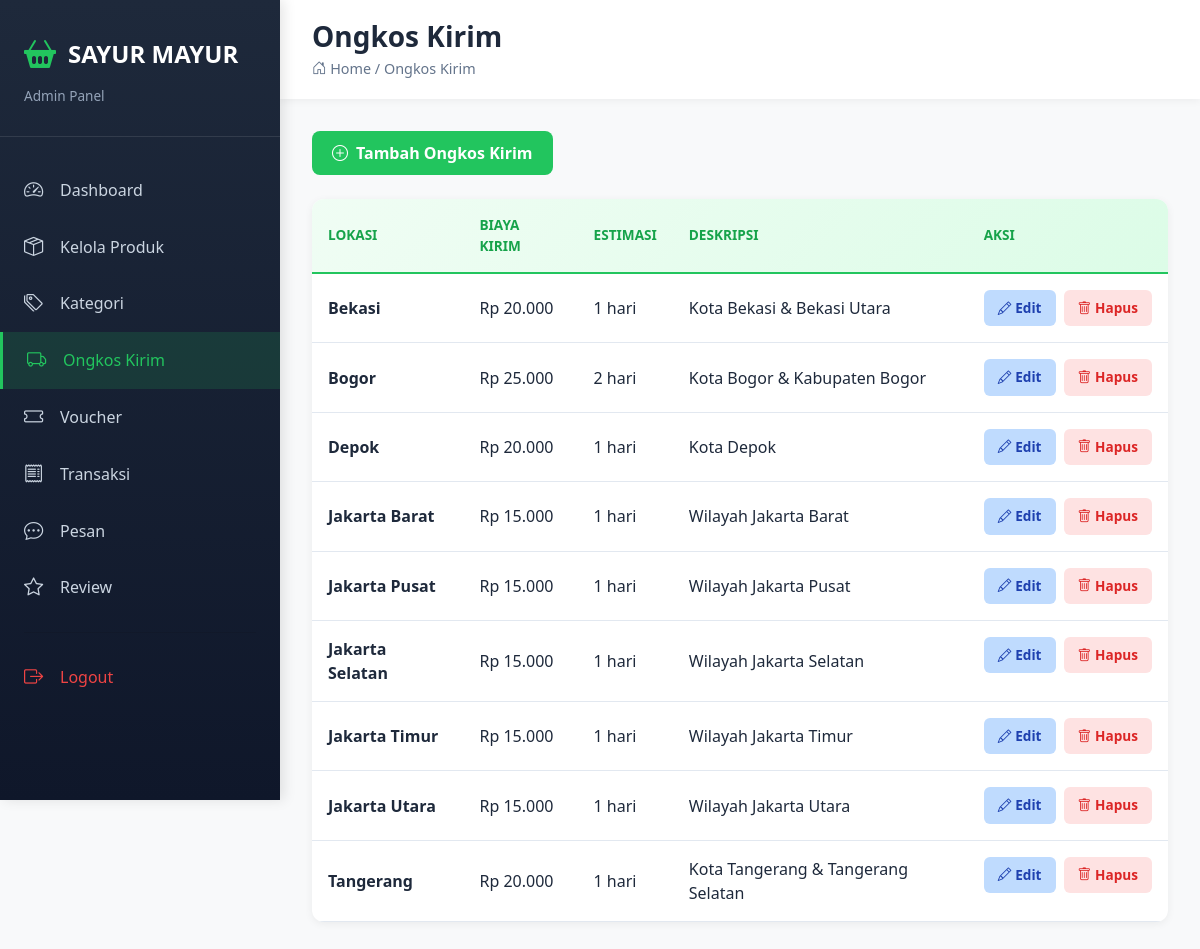
Screenshot of /admin/pages/ongkos-kirim/index.php (signed in) with the database file from the repository.
### tables this page shows
CREATE TABLE IF NOT EXISTS `ongkos_kirim` (
  `id` int(11) NOT NULL AUTO_INCREMENT,
  `lokasi` varchar(100) NOT NULL UNIQUE,
  `biaya` decimal(10,2) NOT NULL,
  `deskripsi` text,
  `estimasi_hari` int(11) DEFAULT 1,
  `aktif` tinyint(1) DEFAULT 1,
  `created_at` timestamp NOT NULL DEFAULT CURRENT_TIMESTAMP,
  `updated_at` timestamp NOT NULL DEFAULT CURRENT_TIMESTAMP ON UPDATE CURRENT_TIMESTAMP,
  PRIMARY KEY (`id`),
  KEY `idx_aktif` (`aktif`)
);

### config/routes.php (called while the page is built)
<?php
return [
    'dashboard' => 'admin/pages/dashboard/dashboard.php',
    'login' => 'admin/login.php',
    'logout' => 'admin/logout.php',
    'kategori.index' => 'admin/pages/kategori/index.php',
    'kategori.create' => 'admin/pages/kategori/create.php',
    'kategori.edit' => 'admin/pages/kategori/edit.php',
    'kategori.delete' => 'admin/pages/kategori/delete.php',
    'ongkos-kirim.index' => 'admin/pages/ongkos-kirim/index.php',
    'ongkos-kirim.create' => 'admin/pages/ongkos-kirim/create.php',
    'ongkos-kirim.edit' => 'admin/pages/ongkos-kirim/edit.php',
    'ongkos-kirim.delete' => 'admin/pages/ongkos-kirim/delete.php',
    'voucher.index' => 'admin/pages/voucher/index.php',
    'voucher.create' => 'admin/pages/voucher/create.php',
    'voucher.edit' => 'admin/pages/voucher/edit.php',
    'voucher.delete' => 'admin/pages/voucher/delete.php',
    'products.index' => 'admin/pages/products/index.php',
    'products.create' => 'admin/pages/products/create.php',
    'products.edit' => 'admin/pages/products/edit.php',
    'products.delete' => 'admin/pages/products/delete.php',
    'products.reviews' => 'admin/pages/products/reviews.php',
    'transactions.index' => 'admin/pages/transactions/index.php',
    'transactions.detail' => 'admin/pages/transactions/detail.php',
    'transactions.invoice' => 'admin/pages/transactions/invoice.php',
    'review.index' => 'admin/messages/index.php',
];

### helpers/RouteHelper.php (called while the page is built, shortened)
<?php
function route($routeName, $params = [])
{
    static $routes = null;
    if ($routes === null) {
        $routes = require __DIR__ . '/../config/routes.php';
    }
    $path = $routes[$routeName];
    $basePath = '/sayur_mayur_app/';
    if (strpos($path, '/') !== 0) {
        $path = '/' . $path;
    }
    $path = $basePath . ltrim($path, '/');
    if (!empty($params)) {
        $queryString = http_build_query($params);
        $path .= '?' . $queryString;
    }
    return $path;
}

### config/functions.php (called while the page is built, shortened)
<?php
function formatRupiah($angka) {
    return 'Rp ' . number_format($angka, 0, ',', '.');
}

### admin/pages/ongkos-kirim/index.php (the view, shortened to what this page needs)
<?php
include '../../../config/koneksi.php';
include '../../../config/functions.php';
require_once '../../../helpers/RouteHelper.php';
$ongkos_list = mysqli_query($conn, "SELECT * FROM ongkos_kirim ORDER BY lokasi ASC");
?>
<!DOCTYPE html>
<html lang="id">
<head>
    <link href="https://cdn.jsdelivr.net/npm/bootstrap@5.3.3/dist/css/bootstrap.min.css" rel="stylesheet">
    <link rel="stylesheet" href="https://cdn.jsdelivr.net/npm/bootstrap-icons@1.11.0/font/bootstrap-icons.css">
</head>
<body>
    <div class="admin-wrapper">
        <?php include '../../../includes/sidebar.php'; ?>
        <div class="admin-main">
            <div class="top-bar">
                <div>
                    <h1 class="page-title">Ongkos Kirim</h1>
                    <p class="page-breadcrumb"><i class="bi bi-house-door"></i> Home / Ongkos Kirim</p>
                </div>
            </div>
            <div class="admin-content">
                <div style="display: flex; justify-content: space-between; align-items: center; margin-bottom: 24px;">
                    <a href="<?= route('ongkos-kirim.create') ?>" class="btn-add"><i class="bi bi-plus-circle"></i> Tambah Ongkos Kirim</a>
                </div>
                <div class="data-table-wrapper">
                    <?php if (mysqli_num_rows($ongkos_list) > 0): ?>
                        <table class="data-table">
                            <thead>
                                <tr><th>Lokasi</th><th>Biaya Kirim</th><th>Estimasi</th><th>Deskripsi</th><th style="width: 180px;">Aksi</th></tr>
                            </thead>
                            <tbody>
                                <?php while ($item = mysqli_fetch_assoc($ongkos_list)): ?>
                                    <tr>
                                        <td><strong><?= htmlspecialchars($item['lokasi']); ?></strong></td>
                                        <td><?= formatRupiah($item['biaya']); ?></td>
                                        <td><?= $item['estimasi_hari']; ?> hari</td>
                                        <td><?= htmlspecialchars($item['deskripsi'] ?? '-'); ?></td>
                                        <td class="actions">
                                            <a href="<?= route('ongkos-kirim.edit', ['id' => $item['id']]) ?>" class="btn-action btn-edit"><i class="bi bi-pencil"></i> Edit</a>
                                            <a href="<?= route('ongkos-kirim.delete', ['id' => $item['id']]) ?>" class="btn-action btn-delete" onclick="return confirm('Yakin ingin menghapus?');"><i class="bi bi-trash"></i> Hapus</a>
                                        </td>
                                    </tr>
                                <?php endwhile; ?>
                            </tbody>
                        </table>
                    <?php else: ?>
                        <div class="empty-state"><i class="bi bi-inbox"></i><p>Belum ada data ongkos kirim</p></div>
                    <?php endif; ?>
                </div>
            </div>
        </div>
    </div>
</body>
</html>

### admin/pages/ongkos-kirim/index.php (style rules this page uses)
* { margin: 0; padding: 0; box-sizing: border-box; }
body { font-family: 'Segoe UI', Tahoma, Geneva, Verdana, sans-serif; background: #f8f9fa; }
.admin-wrapper { display: flex; min-height: 100vh; }
.admin-main { margin-left: 280px; flex: 1; min-height: 100vh; }
.top-bar { background: white; padding: 20px 32px; display: flex; justify-content: space-between; align-items: center; box-shadow: 0 2px 8px rgba(0, 0, 0, 0.05); position: sticky; top: 0; z-index: 100; }
.page-title { font-size: 1.75rem; font-weight: 800; color: #1e293b; margin: 0; }
.page-breadcrumb { color: #64748b; font-size: 0.9rem; margin: 4px 0 0 0; }
.admin-content { padding: 32px; }
.btn-add { background: #22c55e; color: white; padding: 10px 20px; border: none; border-radius: 8px; cursor: pointer; text-decoration: none; display: inline-flex; align-items: center; gap: 8px; font-weight: 600; transition: all 0.3s ease; }
.data-table-wrapper { background: white; border-radius: 12px; box-shadow: 0 2px 8px rgba(0, 0, 0, 0.06); overflow: hidden; }
.data-table { width: 100%; border-collapse: collapse; }
.data-table thead { background: linear-gradient(135deg, #f0fdf4, #dcfce7); border-bottom: 2px solid #22c55e; }
.data-table th { padding: 16px; font-weight: 700; color: #16a34a; text-align: left; font-size: 0.85rem; text-transform: uppercase; }
.data-table td { padding: 16px; color: #1e293b; }
.data-table tbody tr { border-bottom: 1px solid #e2e8f0; }
.actions { display: flex; gap: 8px; }
.btn-action { padding: 8px 14px; border: none; border-radius: 6px; font-size: 0.85rem; font-weight: 600; cursor: pointer; text-decoration: none; display: inline-flex; align-items: center; gap: 4px; }
.btn-edit { background: #bfdbfe; color: #1e40af; }
.btn-delete { background: #fee2e2; color: #dc2626; }

### rows the page displays
ongkos_kirim: lokasi "Bekasi", biaya "Rp 20.000", estimasi_hari "1", deskripsi "Kota Bekasi & Bekasi Utara"
ongkos_kirim: lokasi "Bogor", biaya "Rp 25.000", estimasi_hari "2", deskripsi "Kota Bogor & Kabupaten Bogor"
ongkos_kirim: lokasi "Depok", biaya "Rp 20.000", estimasi_hari "1", deskripsi "Kota Depok"
ongkos_kirim: lokasi "Jakarta Barat", biaya "Rp 15.000", estimasi_hari "1", deskripsi "Wilayah Jakarta Barat"
ongkos_kirim: lokasi "Jakarta Pusat", biaya "Rp 15.000", estimasi_hari "1", deskripsi "Wilayah Jakarta Pusat"
ongkos_kirim: lokasi "Jakarta Selatan", biaya "Rp 15.000", estimasi_hari "1", deskripsi "Wilayah Jakarta Selatan"
ongkos_kirim: lokasi "Jakarta Timur", biaya "Rp 15.000", estimasi_hari "1", deskripsi "Wilayah Jakarta Timur"
ongkos_kirim: lokasi "Jakarta Utara", biaya "Rp 15.000", estimasi_hari "1", deskripsi "Wilayah Jakarta Utara"
ongkos_kirim: lokasi "Tangerang", biaya "Rp 20.000", estimasi_hari "1", deskripsi "Kota Tangerang & Tangerang Selatan"
